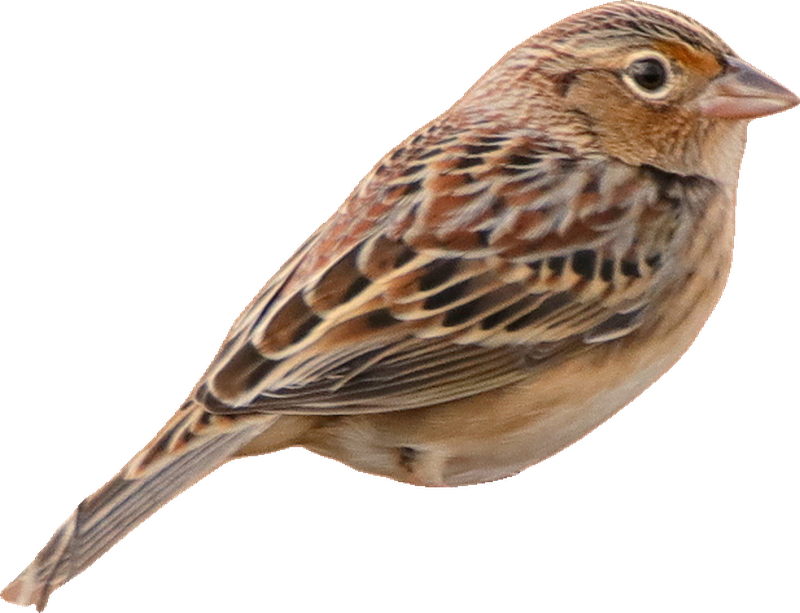
#> input picture pipeline/assets/cutouts/ammodramus-savannarum.png, 800 x 613 px
$ python -i cutout_flood.py   (imports and definitions only)
#> lines starting #> are read from the running program, lines starting #| are printed output that depends on the picture; after the words box and inside, x2 and y2 are one past the last pixel; in counts of white or black regions, pixels touching at a corner belong together
#!/usr/bin/env python3
"""Light-weight background removal for the generated illustrations.

pregen.py renders each bird on a flat cream ground; this lifts that ground to
transparency with a border flood-fill, drops any stray flecks the flood leaves
behind, and crops to the bird. Pillow + numpy + scipy — no rembg/onnxruntime,
which conflict with the BirdNET stack in our shared env. The edges are softer
than BiRefNet matting, but at dashboard/atlas size it reads clean. Already-cut
files are skipped unless you pass --force (re-cut) or --declutter (just sweep
the flecks from an existing cutout, non-destructively).

    uv run python pipeline/scripts/cutout_flood.py             # cut uncut illustrations
    uv run python pipeline/scripts/cutout_flood.py --force     # re-cut everything
    uv run python pipeline/scripts/cutout_flood.py --declutter # sweep flecks from existing cutouts
"""
from __future__ import annotations

import argparse
import sys
from pathlib import Path

import numpy as np
from PIL import Image, ImageDraw
from scipy import ndimage

DIR = Path(__file__).resolve().parents[1] / "assets" / "illustrations"
SENTINEL = (0, 255, 1)  # a colour the art won't contain
THRESH = 46             # flood tolerance around each border seed's ground colour
MARGIN = 0.02           # crop padding, as a fraction of the bird's larger side
ALPHA_ON = 24           # alpha above this counts as ink when finding the bird
BRIDGE = 3              # px of dilation to bridge thin gaps (legs, beak) into the body
# A stray fleck is the leftover ground stipple: light and desaturated (warm
# beige). A real detail floating free of the body (a pale bird's eye sits in its
# transparent white head) is darker or more saturated, so we never drop those.
STIPPLE_BRIGHT = 150    # mean RGB brightness above this...
STIPPLE_SAT = 55        # ...and (max-min) channel spread below this => ground fleck
KEEP_NEAR = 0.04        # also keep any fleck within this fraction of the long side
#                         of the body (protects pale legs/details touching it)


def is_transparent(img: Image.Image) -> bool:
    return img.mode == "RGBA" and img.getchannel("A").getextrema()[0] == 0


def border_seeds(w: int, h: int) -> set[tuple[int, int]]:
    """Seed points all around the frame, not just the four corners — a cream
    ground that shades across the image leaves mid-edge bands the corner seeds
    can't reach (those drifted bands are where the left-hand smudges came from)."""
    xs = [1, w // 4, w // 2, 3 * w // 4, w - 2]
    ys = [1, h // 4, h // 2, 3 * h // 4, h - 2]
    seeds = {(x, 1) for x in xs} | {(x, h - 2) for x in xs}
    seeds |= {(1, y) for y in ys} | {(w - 2, y) for y in ys}
    return seeds


def despeckle(arr: np.ndarray) -> np.ndarray:
    """Sweep the leftover ground stipple, but never a real detail. Bridge thin
    gaps, find the bird's main blob, then drop each *other* blob only if it is
    BOTH ground-coloured (light, desaturated beige) AND well clear of the body —
    so a pale bird's free-floating eye or legs survive, while corner flecks go."""
    solid = arr[:, :, 3] > ALPHA_ON
    if not solid.any():
        return arr
    bridged = ndimage.binary_dilation(solid, iterations=BRIDGE)
    labels, count = ndimage.label(bridged)
    if count <= 1:
        return arr

    areas = np.bincount(labels.ravel())
    areas[0] = 0  # ignore the transparent background
    body = int(areas.argmax())
    near = ndimage.distance_transform_edt(labels != body) <= max(arr.shape[:2]) * KEEP_NEAR

    keep = labels == body
    for idx in range(1, count + 1):
        if idx == body:
            continue
        blob = labels == idx
        rgb = arr[blob & solid][:, :3].mean(axis=0)
        stipple = rgb.mean() > STIPPLE_BRIGHT and (rgb.max() - rgb.min()) < STIPPLE_SAT
        if stipple and not (blob & near).any():
            continue  # ground fleck, clear of the body -> drop
        keep |= blob  # a real detail (dark/coloured) or one hugging the body -> keep
    arr[~keep] = (0, 0, 0, 0)
    return arr


def save_cropped(arr: np.ndarray, path: Path) -> None:
    rgba = Image.fromarray(arr, "RGBA")
    w, h = rgba.size
    bbox = rgba.getchannel("A").getbbox()
    if bbox:
        pad = round(max(bbox[2] - bbox[0], bbox[3] - bbox[1]) * MARGIN)
        bbox = (max(0, bbox[0] - pad), max(0, bbox[1] - pad),
                min(w, bbox[2] + pad), min(h, bbox[3] + pad))
        rgba = rgba.crop(bbox)
    rgba.save(path)


def cut(path: Path) -> bool:
    rgb = Image.open(path).convert("RGB")
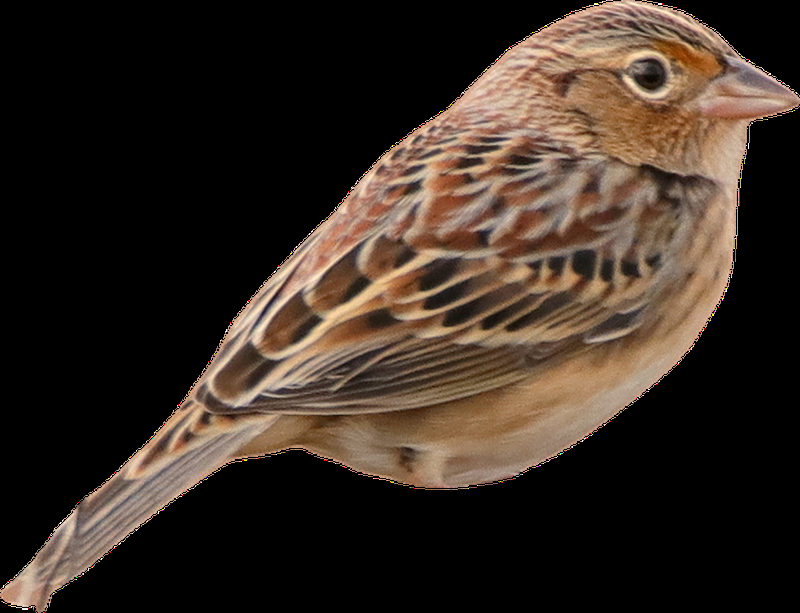
#> rgb: PIL image 800x613 RGB; mean R, G, B 55.7, 43.9, 35.1
    w, h = rgb.size
#> w = 800; h = 613
    for seed in border_seeds(w, h):
        ImageDraw.floodfill(rgb, seed, SENTINEL, thresh=THRESH)
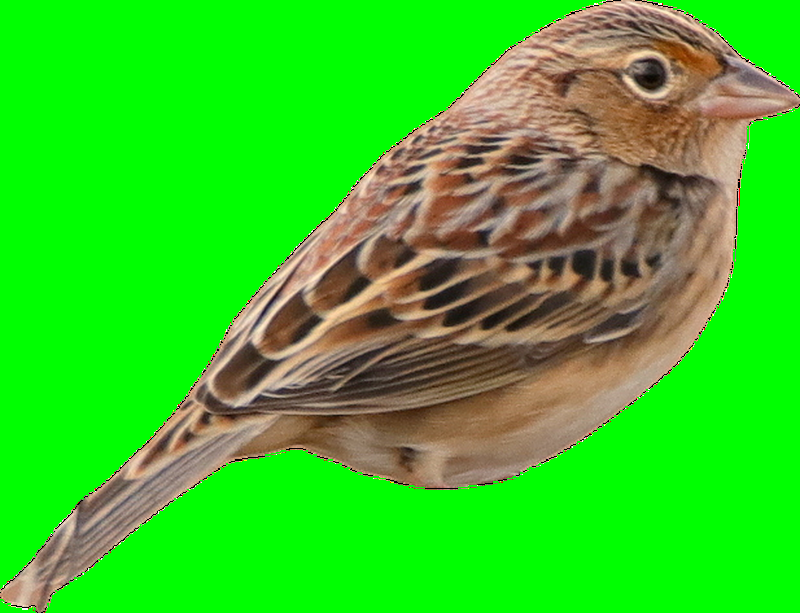
#> rgb: PIL image 800x613 RGB; mean R, G, B 55.7, 199.2, 35.7
    arr = np.array(rgb.convert("RGBA"))
    ground = (arr[:, :, 0] == SENTINEL[0]) & (arr[:, :, 1] == SENTINEL[1]) & (arr[:, :, 2] == SENTINEL[2])
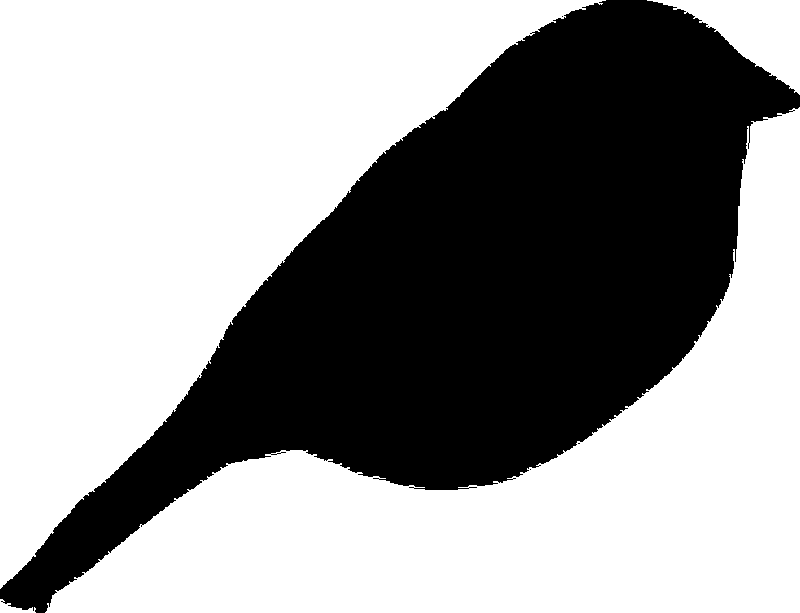
#> ground: shape (613, 800) bool; 60.9% white; 4 black regions (3 under 20 px), largest, box (x1, y1, x2, y2) and area: (0, 0, 800, 613) 191589
    arr[ground] = (0, 0, 0, 0)
    save_cropped(despeckle(arr), path)
#> in despeckle, `bridged = ndimage.binary_dilation(solid, iterations=BRIDGE)`:
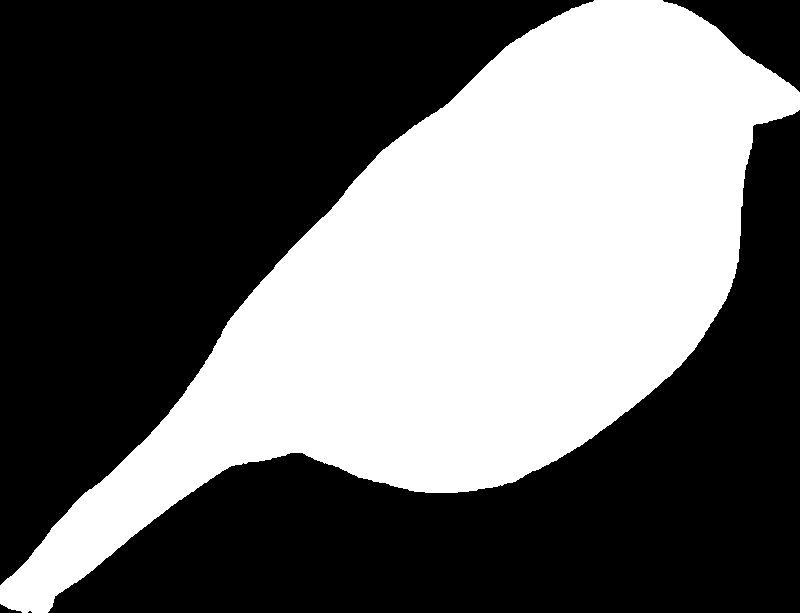
#> bridged: shape (613, 800) bool; 40.3% white; 1 white region, box (x1, y1, x2, y2) and area: (0, 0, 800, 613) 197826
#> in despeckle, `labels, count = ndimage.label(bridged)`: count = 1
#> in save_cropped, `bbox = rgba.getchannel("A").getbbox()`: bbox = (0, 0, 800, 613)
#> in save_cropped, `pad = round(max(bbox[2] - bbox[0], bbox[3] - bbox[1]) * MARGIN)`: pad = 16
    return True


def declutter(path: Path) -> bool:
    """Sweep flecks from an already-transparent cutout, in place. Returns False
    if there was nothing to sweep (so it's safe to run across the whole set)."""
    arr = np.array(Image.open(path).convert("RGBA"))
    before = int((arr[:, :, 3] > ALPHA_ON).sum())
    arr = despeckle(arr)
    if int((arr[:, :, 3] > ALPHA_ON).sum()) == before:
        return False
    save_cropped(arr, path)
    return True


def main() -> int:
    ap = argparse.ArgumentParser(description="Flood-fill background removal for illustrations.")
    ap.add_argument("--force", action="store_true", help="re-cut already-transparent files")
    ap.add_argument("--declutter", action="store_true",
                    help="sweep stray flecks from existing cutouts (non-destructive)")
    args = ap.parse_args()

    done = skipped = 0
    for path in sorted(DIR.glob("*.png")):
        transparent = is_transparent(Image.open(path))
        if args.declutter:
            # Sweep flecks from good cutouts only; leave uncut grounds for a re-cut.
            done += declutter(path) if transparent else 0
            skipped += 0 if transparent else 1
        elif transparent and not args.force:
            skipped += 1
        else:
            cut(path)
            done += 1
    verb = "swept" if args.declutter else "cut"
    print(f"{verb} {done} · skipped {skipped}")
    return 0


# [2 lines not run here, left out]

>>> result = cut('../assets/cutouts/ammodramus-savannarum.png')

$ run again, on pipeline/assets/illustrations/acrocephalus-scirpaceus-2.png
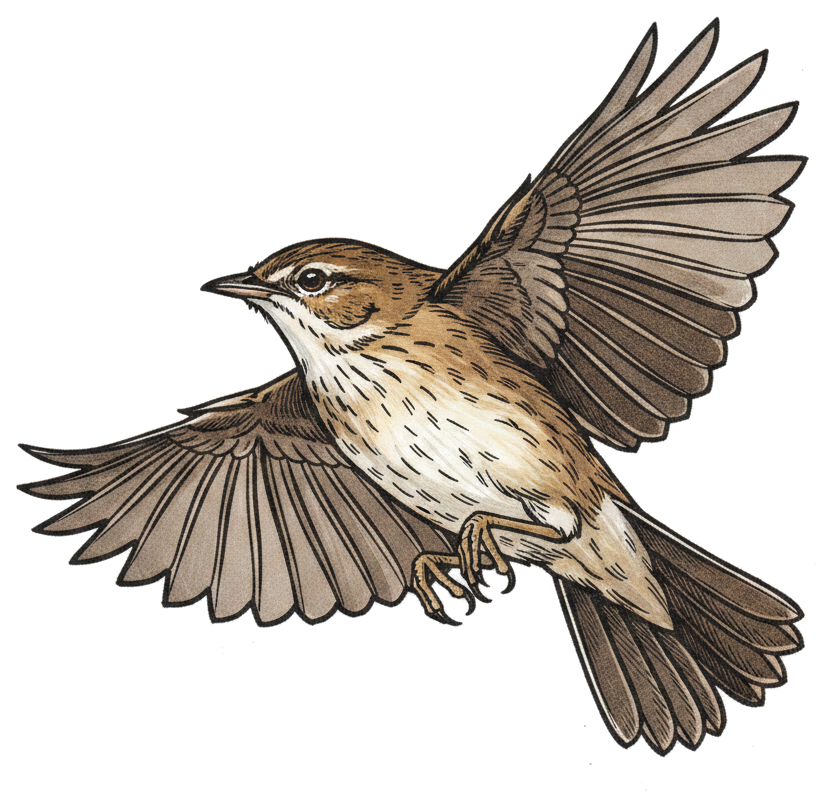
#> input picture pipeline/assets/illustrations/acrocephalus-scirpaceus-2.png, 832 x 807 px
#> ground: shape (807, 832) bool; 60.7% white; 13 black regions (12 under 20 px), largest, box (x1, y1, x2, y2) and area: (16, 16, 809, 758) 263979
#> in cut, arr is the input picture: shape (807, 832, 4); mean R, G, B, A 51, 45.3, 39.3, 100.3
#> bridged: shape (807, 832) bool; 41.1% white; 10 white regions, largest, box (x1, y1, x2, y2) and area: (13, 13, 812, 761) 275608, (586, 760, 595, 769) 52, (219, 644, 227, 657) 50
#> labels: shape (807, 832) int32; 11 distinct labels, from 0 to 10
#> count = 10
#> areas = [395484, 275608, 36, 25, 36, 50, 40, 32, 52, 25, 36]
#> body = 1
#> near: shape (807, 832) bool; 57.3% white; 6 black regions (2 under 20 px), largest, box (x1, y1, x2, y2) and area: (0, 0, 625, 413) 152319, (0, 549, 832, 807) 105997, (665, 211, 832, 589) 25662, (750, 0, 832, 85) 2924
#> the loop in despeckle, `for idx in range(1, count + 1):` made 10 passes
#> rgb on passes 2 to 9: [228.3, 225, 230], [231, 241, 234], [232.7, 234.3, 233.7], [234.5, 232.5, 237.5], [202, 206.8, 204], [237, 234.5, 238.5], [219, 216.4, 219.4], [234, 230, 237]
#> after the loop in despeckle, `for idx in range(1, count + 1):`:
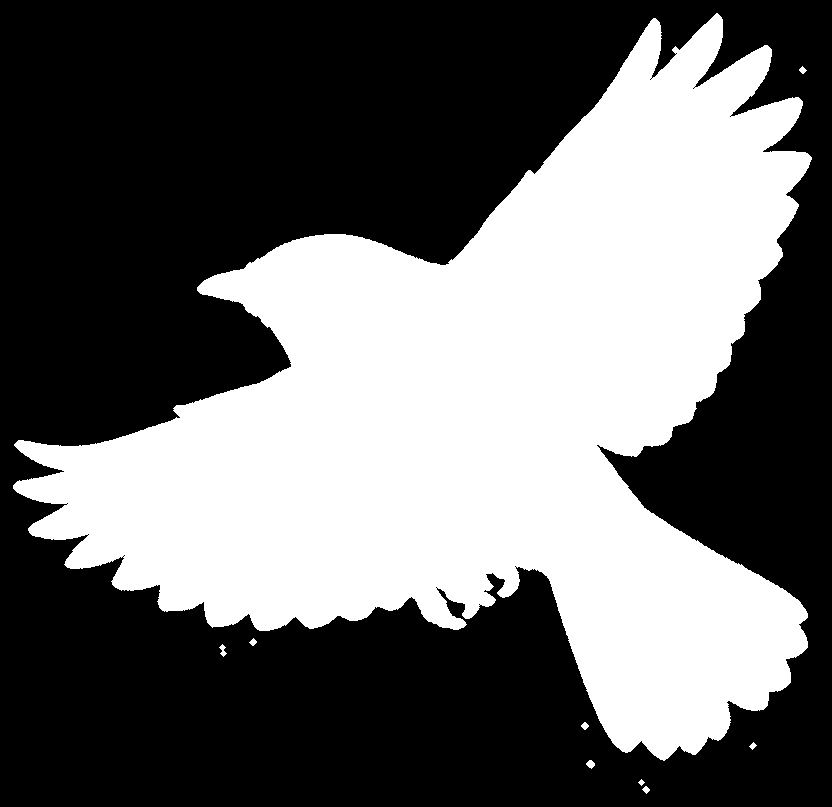
#> keep: shape (807, 832) bool; 41.1% white; 9 white regions, largest, box (x1, y1, x2, y2) and area: (13, 13, 812, 761) 275608, (586, 760, 595, 769) 52, (219, 644, 227, 657) 50
#> in save_cropped, `bbox = rgba.getchannel("A").getbbox()`: bbox = (16, 16, 809, 791)
#> pad = 16
#> in save_cropped, `bbox = (max(0, bbox[0] - pad), max(0, bbox[1] - pad), min(w, bbox[2] +..`: bbox = (0, 0, 825, 807)
#> in save_cropped, `rgba = rgba.crop(bbox)`:
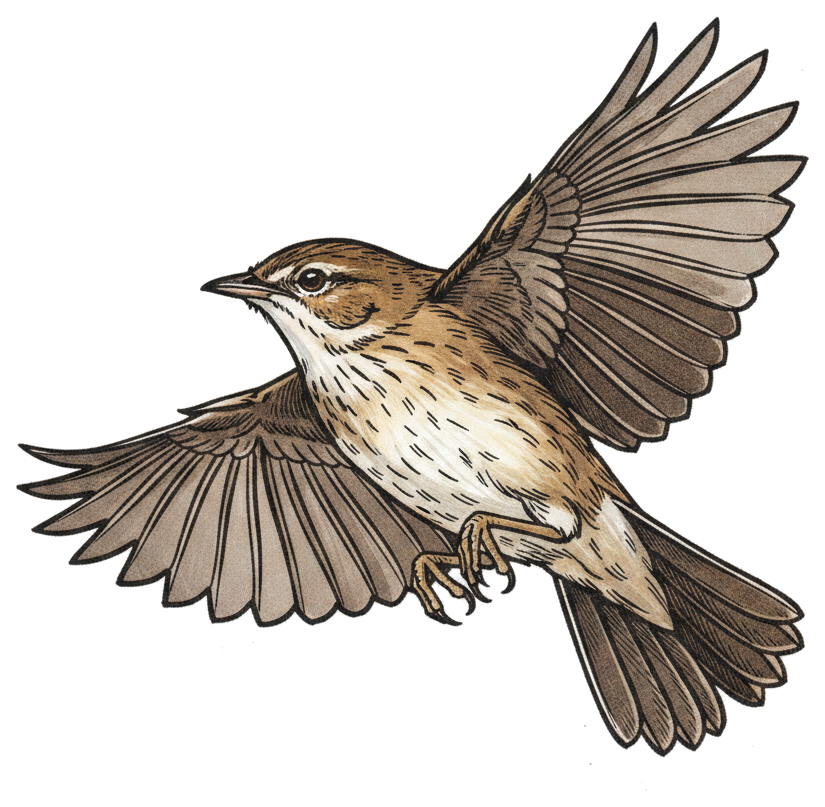
#> rgba: PIL image 825x807 RGBA; mean R, G, B, A 51.4, 45.7, 39.7, 101.1; transparent parts drawn white
